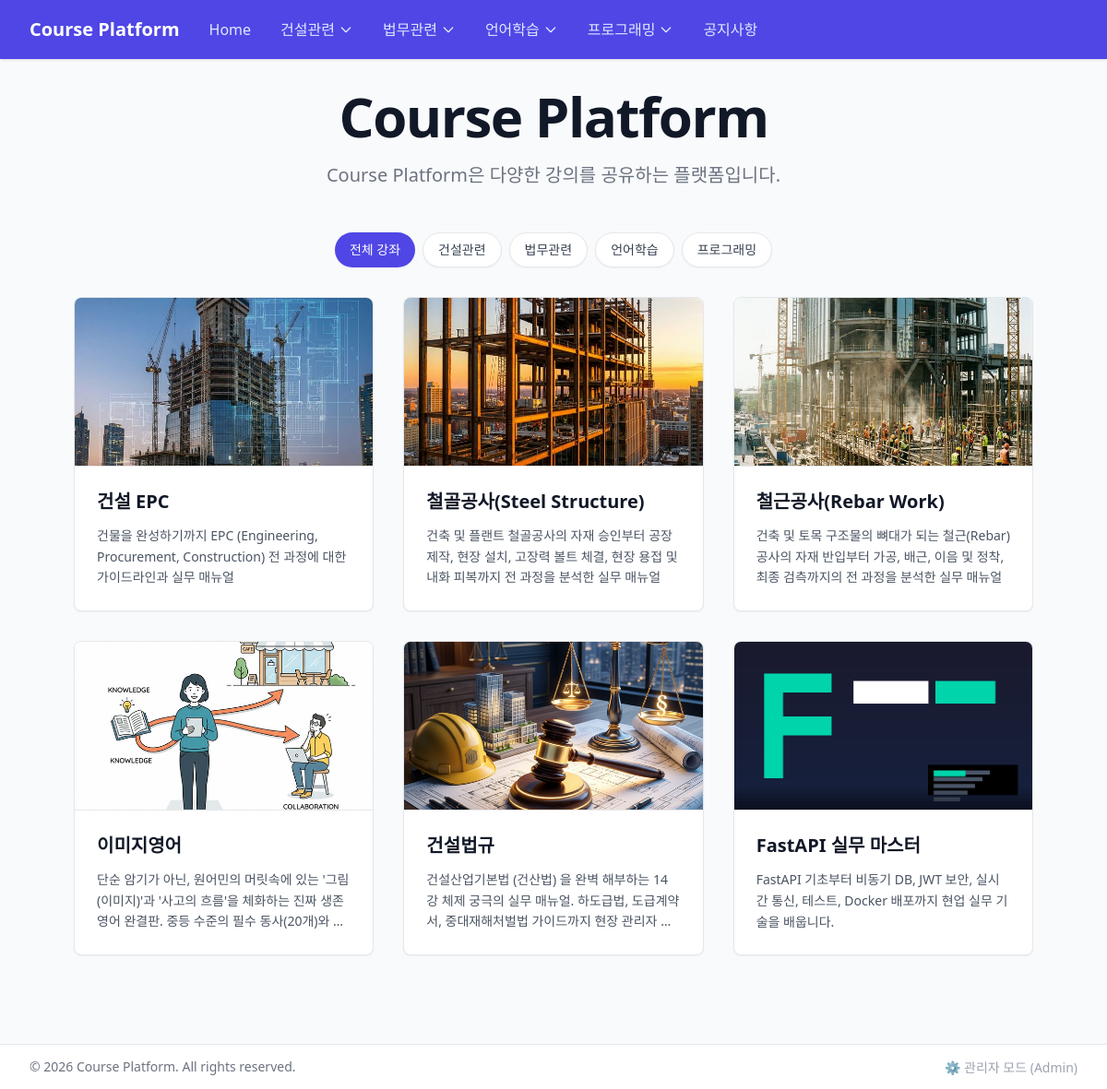
The page / on the database its author committed.
### models/__init__.py (models this page shows)
class Category(SQLModel, table=True):
    id: Optional[int] = Field(default=None, primary_key=True)
    name: str = Field(index=True, unique=True)
    order: int = Field(default=0)
    courses: List["Course"] = Relationship(back_populates="category")

class Course(SQLModel, table=True):
    id: Optional[int] = Field(default=None, primary_key=True)
    title: str
    description: Optional[str] = None
    thumbnail_url: Optional[str] = None
    category_id: Optional[int] = Field(default=None, foreign_key="category.id")
    category: Optional[Category] = Relationship(back_populates="courses")
    lessons: List["Lesson"] = Relationship(back_populates="course", cascade_delete=True)

### routers/public.py (the view)
@router.get("/")
def home(request: Request, session: Session = Depends(get_session)):
    courses = session.exec(select(Course)).all()
    categories = session.exec(select(Category).order_by(Category.order)).all()
    return templates.TemplateResponse(
        request=request, name="public/index.html", context={"categories": categories, "courses": courses}
    )

### templates/public/index.html (shortened to what this page needs)
{% extends "public/base.html" %}
{% block content %}
<div class="w-full flex-1 overflow-y-auto min-h-0">
    <div class="text-center mb-12">
        <h1 class="text-4xl font-extrabold text-gray-900 sm:text-5xl sm:tracking-tight lg:text-6xl">
            Course Platform
        </h1>
        <p class="mt-5 max-w-xl mx-auto text-xl text-gray-500">
            Course Platform은 다양한 강의를 공유하는 플랫폼입니다.
        </p>
    </div>
    <div class="max-w-7xl mx-auto px-4 sm:px-6 lg:px-8 mb-16">
        {% if courses %}
        <div class="mb-8 flex flex-wrap gap-2 justify-center" id="category-tabs">
            <button
                class="category-tab active px-4 py-2 rounded-full text-sm font-medium transition-colors bg-indigo-600 text-white shadow-sm"
                data-filter="all">
                전체 강좌
            </button>
            {% for cat in categories %}
            <button
                class="category-tab px-4 py-2 rounded-full text-sm font-medium transition-colors bg-white text-gray-700 hover:bg-gray-50 border border-gray-200 shadow-sm"
                data-filter="{{ cat.id }}">
                {{ cat.name }}
            </button>
            {% endfor %}
        </div>
        <div class="grid grid-cols-1 sm:grid-cols-2 lg:grid-cols-3 gap-8" id="course-grid">
            {% for course in courses %}
            <div class="course-card bg-white border border-gray-200 rounded-lg shadow-sm hover:shadow-md transition-shadow duration-200 overflow-hidden flex flex-col h-full relative group"
                data-category-id="{{ course.category_id }}">
                <a href="/courses/{{ course.id }}"
                    class="block flex-shrink-0 relative w-full pt-[56.25%] bg-gray-100 border-b border-gray-200 overflow-hidden">
                    {% if course.thumbnail_url %}
                    <img src="{{ course.thumbnail_url }}" alt="Course Thumbnail"
                        class="absolute inset-0 w-full h-full object-cover transform group-hover:scale-105 transition-transform duration-300">
                    {% else %}
                    <div class="absolute inset-0 flex items-center justify-center text-gray-400">
                        <span>No Image</span>
                    </div>
                    {% endif %}
                </a>
                <div class="p-6 flex flex-col flex-grow">
                    <a href="/courses/{{ course.id }}"
                        class="block flex-grow focus:outline-none focus:ring-2 focus:ring-offset-2 focus:ring-indigo-500 rounded-sm">
                        <h3
                            class="text-xl font-bold text-gray-900 group-hover:text-indigo-600 transition-colors line-clamp-2 mb-3">
                            {{ course.title }}
                        </h3>
                        <p class="text-sm text-gray-600 line-clamp-3 leading-relaxed">
                            {{ course.description }}
                        </p>
                    </a>
                </div>
            </div>
            {% endfor %}
        </div>
        {% else %}
        <div class="text-center py-12 bg-white rounded-lg border border-gray-200">
            <p class="text-gray-500 text-lg">아직 등록된 강좌가 없습니다.</p>
        </div>
        {% endif %}
    </div>
</div>
{% endblock %}

### templates/public/base.html (shortened to what this page needs)
<!DOCTYPE html>
<html lang="en">
<head>
    <script src="https://cdn.tailwindcss.com"></script>
    <script src="https://cdn.tailwindcss.com?plugins=typography"></script>
</head>
<body class="bg-gray-50 min-h-screen lg:h-screen lg:overflow-hidden font-sans flex flex-col">
    <nav class="bg-indigo-600 shadow shrink-0 z-20 relative">
        <div class="max-w-7xl mx-auto px-4 sm:px-6 lg:px-8">
            <div class="flex justify-between h-16">
                <div class="flex flex-1">
                    <div class="flex-shrink-0 flex items-center">
                        <a href="/" class="text-xl font-bold text-white">Course Platform</a>
                    </div>
                    <div class="hidden sm:ml-8 sm:flex sm:space-x-8 items-center">
                        <a href="/" class="text-indigo-100 font-medium hover:text-white transition-colors">Home</a>
                        {% if categories %}
                        {% for cat in categories %}
                        <div class="relative group">
                            <button
                                class="text-indigo-100 font-medium hover:text-white transition-colors flex items-center gap-1 focus:outline-none">
                                {{ cat.name }}
                                <svg class="w-4 h-4" fill="none" stroke="currentColor" viewBox="0 0 24 24">
                                    <path stroke-linecap="round" stroke-linejoin="round" stroke-width="2"
                                        d="M19 9l-7 7-7-7"></path>
                                </svg>
                            </button>
                        </div>
                        {% endfor %}
                        {% endif %}
                        <a href="/notices" class="text-indigo-100 font-medium hover:text-white transition-colors">공지사항</a>
                    </div>
                </div>
            </div>
        </div>
    </nav>
    <main class="flex-grow w-full py-8 px-4 sm:px-6 lg:px-12 flex flex-col min-h-0">
        {% block content %}{% endblock %}
    </main>
    <footer class="bg-white border-t border-gray-200 mt-auto py-3 shrink-0 z-10 relative">
        <div
            class="max-w-7xl mx-auto px-4 sm:px-6 lg:px-8 flex flex-col md:flex-row justify-between items-center gap-4">
            <p class="text-sm text-gray-500">&copy; 2026 Course Platform. All rights reserved.</p>
            <div>
                <a href="/admin" target='_blank' class="text-sm text-gray-400 hover:text-gray-700 transition">⚙️ 관리자 모드
                    (Admin)</a>
            </div>
        </div>
    </footer>
</body>
</html>

### rows shown on the page
Category: name "건설관련"
Category: name "법무관련"
Category: name "언어학습"
Category: name "프로그래밍"
Course: thumbnail_url (picture), title "건설 EPC", description "건물을 완성하기까지 EPC (Engineering, Procurement, Construction) 전 과정에 대한 가이드라인과 실무 매뉴얼"
Course: thumbnail_url (picture), title "철골공사(Steel Structure)", description "건축 및 플랜트 철골공사의 자재 승인부터 공장 제작, 현장 설치, 고장력 볼트 체결, 현장 용접 및 내화 피복까지 전 과정을 분석한 실무 매뉴얼"
Course: thumbnail_url (picture), title "철근공사(Rebar Work)", description "건축 및 토목 구조물의 뼈대가 되는 철근(Rebar) 공사의 자재 반입부터 가공, 배근, 이음 및 정착, 최종 검측까지의 전 과정을 분석한 실무 매뉴얼"
Course: thumbnail_url (picture), title "이미지영어", description "단순 암기가 아닌, 원어민의 머릿속에 있는 '그림(이미지)'과 '사고의 흐름'을 체화하는 진짜 생존 영어 완결판. 중등 수준의 필수…"
Course: thumbnail_url (picture), title "건설법규", description "건설산업기본법 (건산법) 을 완벽 해부하는 14 강 체제 궁극의 실무 매뉴얼. 하도급법, 도급계약서, 중대재해처벌법 가이드까지 현장 관리자…"
Course: thumbnail_url (picture), title "FastAPI 실무 마스터", description "FastAPI 기초부터 비동기 DB, JWT 보안, 실시간 통신, 테스트, Docker 배포까지 현업 실무 기술을 배웁니다."
